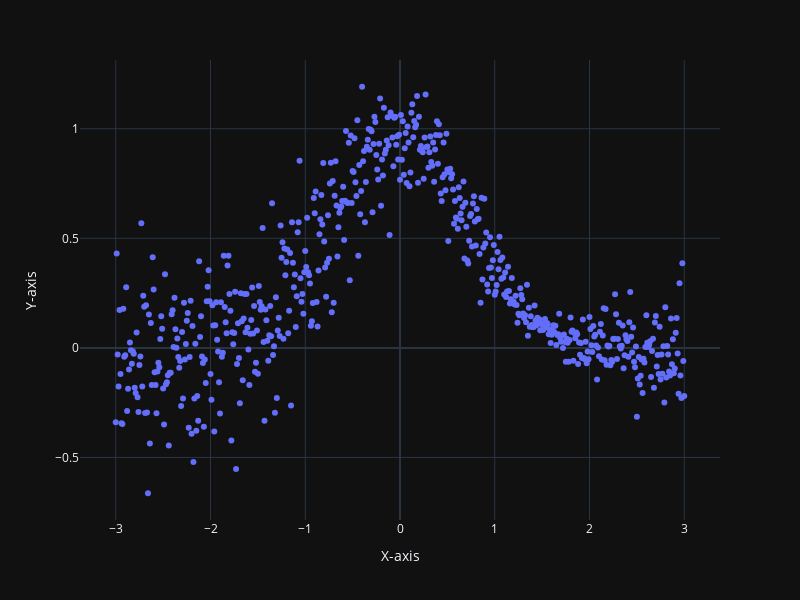

The cell this chart's notebook holds for it:
### Markdown cell above
Plot the generated data:

### Code cell
fig = px.scatter(x=data[:, 0], y=data[:, 1], labels={'x': 'X-axis', 'y': 'Y-axis'}, template=template, width = 800, height = 600)
fig.show()

### Figure 1 — Plotly figure (JSON) as saved in the notebook; plotly's stock layout.template omitted (floating-point values rounded to 4 significant figures; data arrays with more than 128 entries replaced by an {"elided": "..."} marker saying what was removed)
{"data": [{"hovertemplate": "X-axis=%{x}<br>Y-axis=%{y}<extra></extra>", "legendgroup": "", "marker": {"color": "#636efa", "symbol": "circle"}, "mode": "markers", "name": "", "orientation": "v", "showlegend": false, "type": "scatter", "x": {"elided": "601 float values"}, "xaxis": "x", "y": {"elided": "601 float values"}, "yaxis": "y"}], "layout": {"height": 600, "legend": {"tracegroupgap": 0}, "margin": {"t": 60}, "width": 800, "xaxis": {"anchor": "y", "domain": [0, 1], "title": {"text": "X-axis"}}, "yaxis": {"anchor": "x", "domain": [0, 1], "title": {"text": "Y-axis"}}}}
